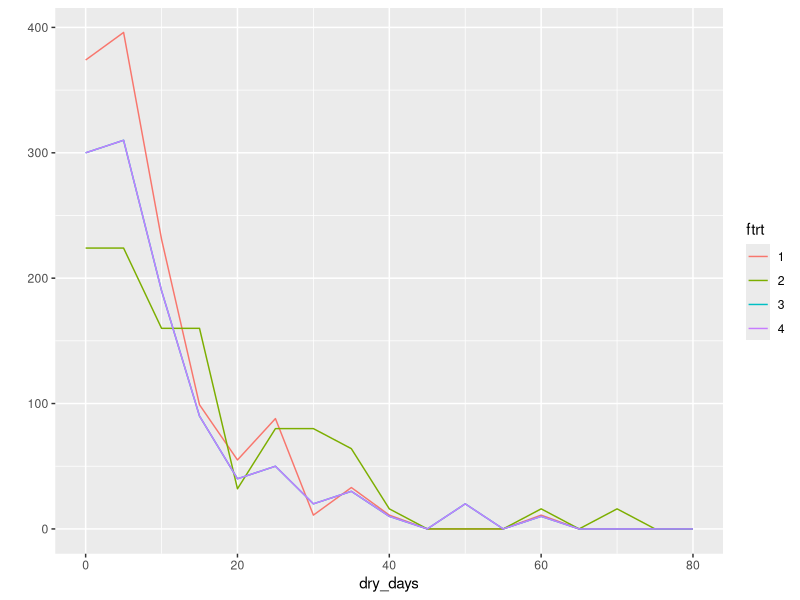
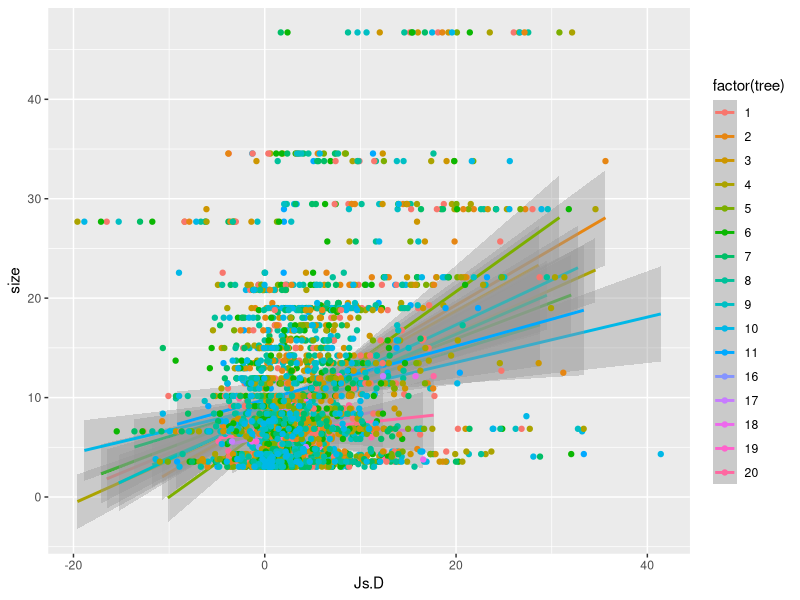
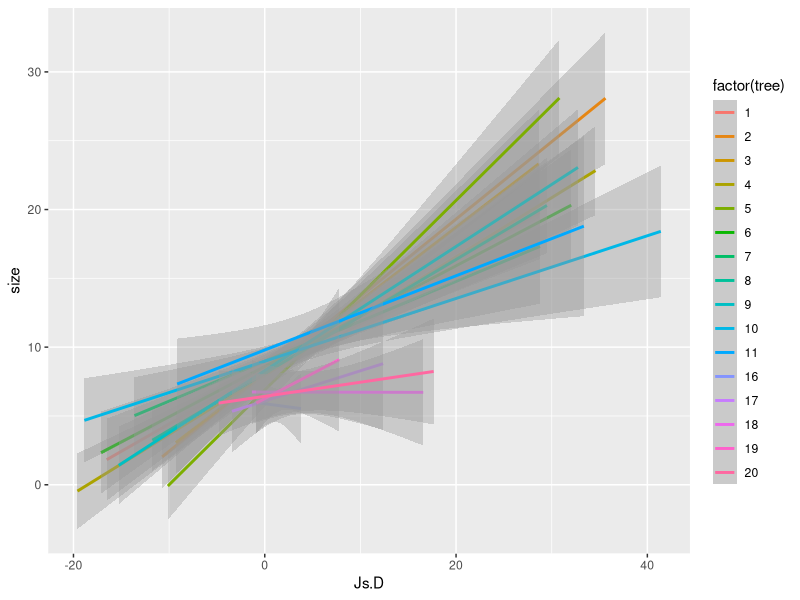
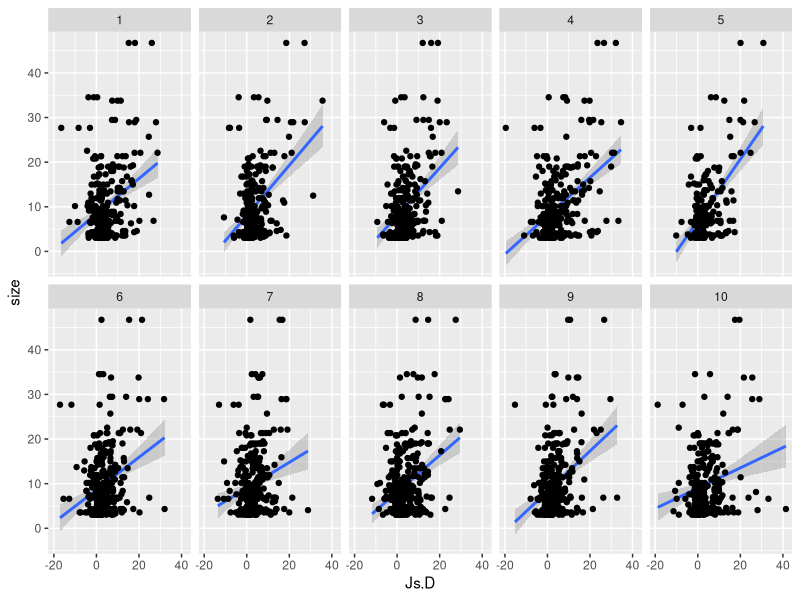
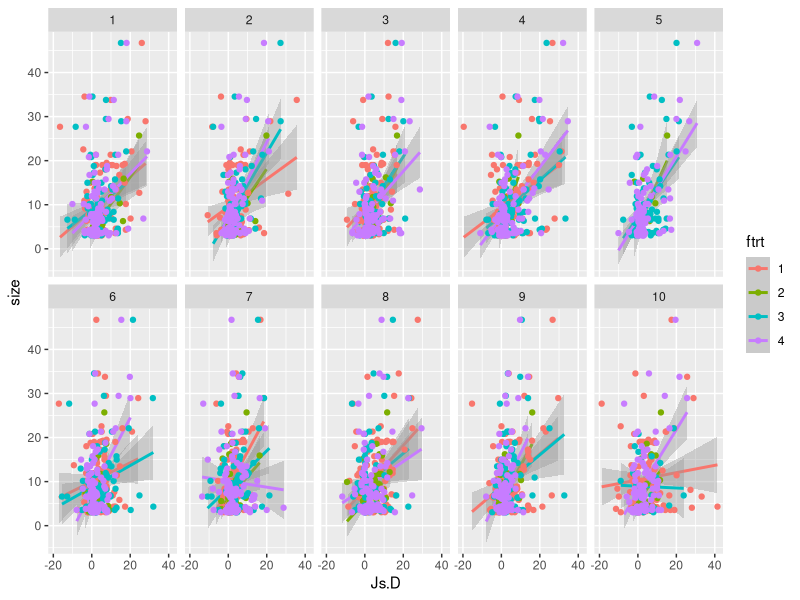
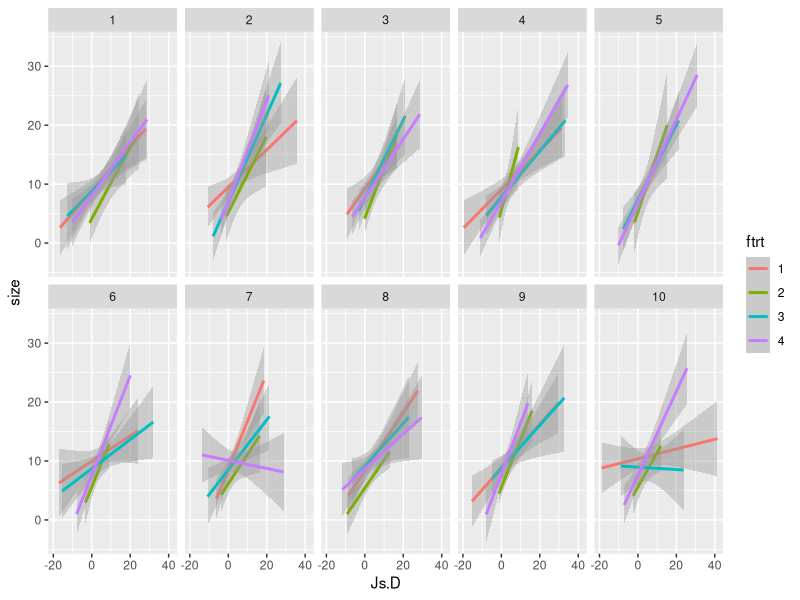
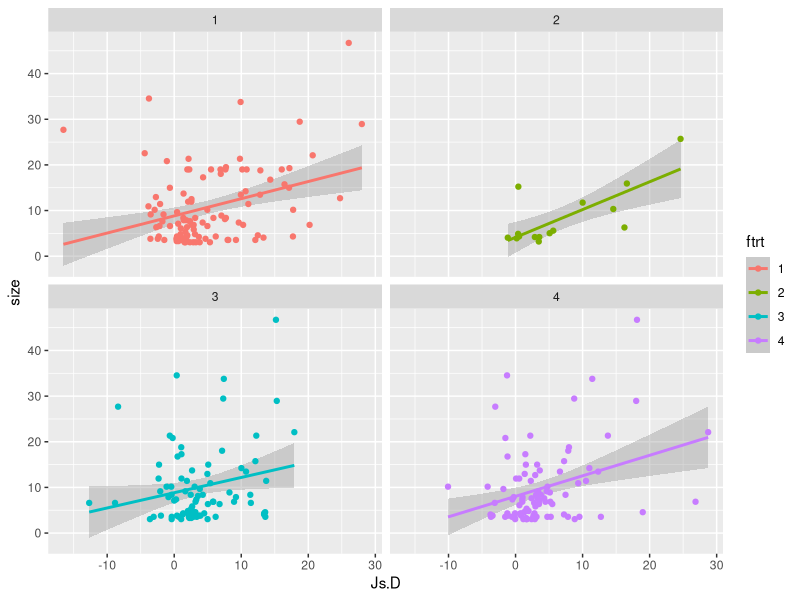
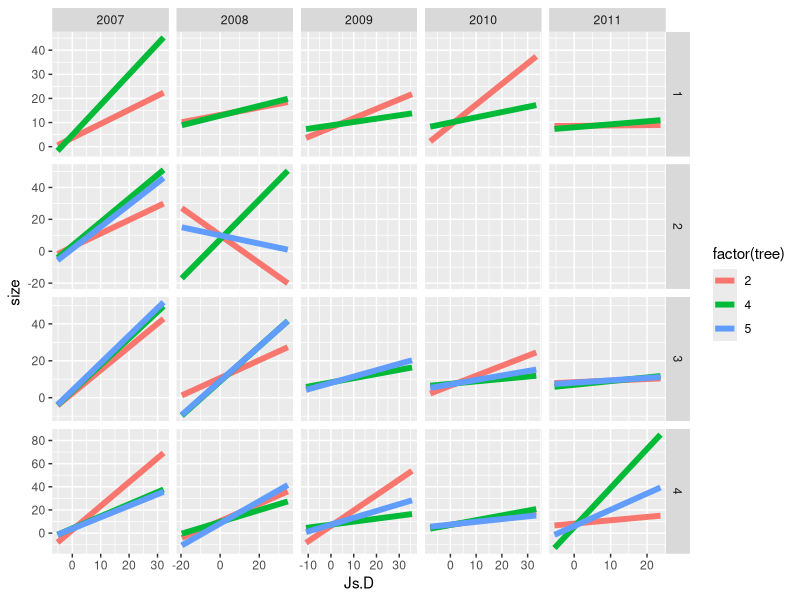

Write the R code that produced these figures, in order.

# read in
PPT <- read.table("./Fixed_data/ppt_pulse_output.txt", header = TRUE)
head(PPT)
str(PPT)

# as factor
PPT$fY <- factor(PPT$Year, levels = c("2007","2008","2009","2010","2011"))
PPT$ftrt <- factor(PPT$trt, levels = c("1","2","3","4"))
PPT$fbl <- factor(PPT$block, levels = c("3"))
PPT$fp.num <- factor(PPT$plot_num, levels = c("9","10","11","12"))

# manip
# index out the columns by name
Pd <- PPT[,c("fY", "ftrt", "fbl", "fp.num", "spp", "tree", "size", "dry_days", "pre_VPD", "Ys.min.15.avg", "Ys.min.20.avg", "Ys.min.d.avg", "Ys.max.15.avg", "Ys.max.20.avg", "Ys.max.d.avg", "vwc.min.avg", "vwc.max.avg", "Js.pre", "Js.D", "Js.d2")]

# this shows the non-unique treeid, right?
require(plyr)
require(ggplot2)
count(Pd, c("tree", "spp"))
count(Pd, c("ftrt", "dry_days"))
qplot(dry_days, data = Pd, geom = "freqpoly", binwidth = 5,  colour = ftrt) + xlim(c(0,80))

# plot by trees
c <- ggplot(Pd, aes(y = size, x = Js.D, colour = factor(tree))) 
c + stat_smooth(method = lm) + geom_point() 
c + stat_smooth(method = lm)

# severe overplotting. subset, just the first 10 trees
# NOTE: non-unique tree id, so this has one point for each 
Pd_one_ten <- subset(Pd, tree < 11)
d <- ggplot(Pd_one_ten, aes(y = size, x = Js.D)) + facet_wrap(~ tree, nrow = 2) 
d + stat_smooth(method = lm) + geom_point()

# include treatment info
e <- ggplot(Pd_one_ten, aes(y = size, x = Js.D, colour = ftrt)) + facet_wrap(~ tree, nrow = 2) 
e + stat_smooth(method = lm) + geom_point()
e + stat_smooth(method = lm)

# a single tree index, each treatments  
# number of points on each quadrant will be influenced by the available data
# much missing data due to lightning, etc.
ind <- ceiling(runif(1)*10)
Pd_one <- subset(Pd, tree == ind)
f <- ggplot(Pd_one, aes(y = size, x = Js.D, colour = ftrt)) + facet_wrap(~ ftrt, nrow = 2)
f + stat_smooth(method = lm) + geom_point()

# year-by-treatment on a few tree indices
ind <- sample.int(n = 10, size  = 3, replace = F)
Pd_some <- subset(Pd, tree == ind[1] | tree == ind[2] | tree == ind[3])
g <- ggplot(Pd_some, aes(y = size, x = Js.D, colour = factor(tree))) #+ geom_point()
g + stat_smooth(method = lm, se = F, fullrange=T, size = 2) + facet_grid(ftrt ~ fY, scales = "free")

# same as above but with non-parametric curves fitted rather that linear regressions
#ind <- sample.int(n = 10, size  = 3, replace = F)
#Pd_some <- subset(Pd, tree == ind[1] | tree == ind[2] | tree == ind[3])
h <- ggplot(Pd_some, aes(y = size, x = Js.D, colour = factor(tree))) #+ geom_point()
h + stat_smooth(se = F, fullrange=T, size = 2) + facet_grid(ftrt ~ fY, scales = "free")

## weather trends????
Pd_single <- subset(Pd, tree == 1 & ftrt ==1)
h <- ggplot(Pd_single, aes(size)) + geom_histogram(binwidth = 5) 
h + facet_grid(. ~ fY)

hist(Pd_single$size, main = "Rain Event Distribution (thresholded above 3mm)", xlab = "mm of rain")
summary(Pd_single$size)

# total rain (excluding small <3mm events)
Pd_single_minimal <- Pd_single[, c("fY", "size")]
qplot(fY, data = Pd_single_minimal, geom="bar", weight = size, ylab ="mm of rain", xlab = "") 
